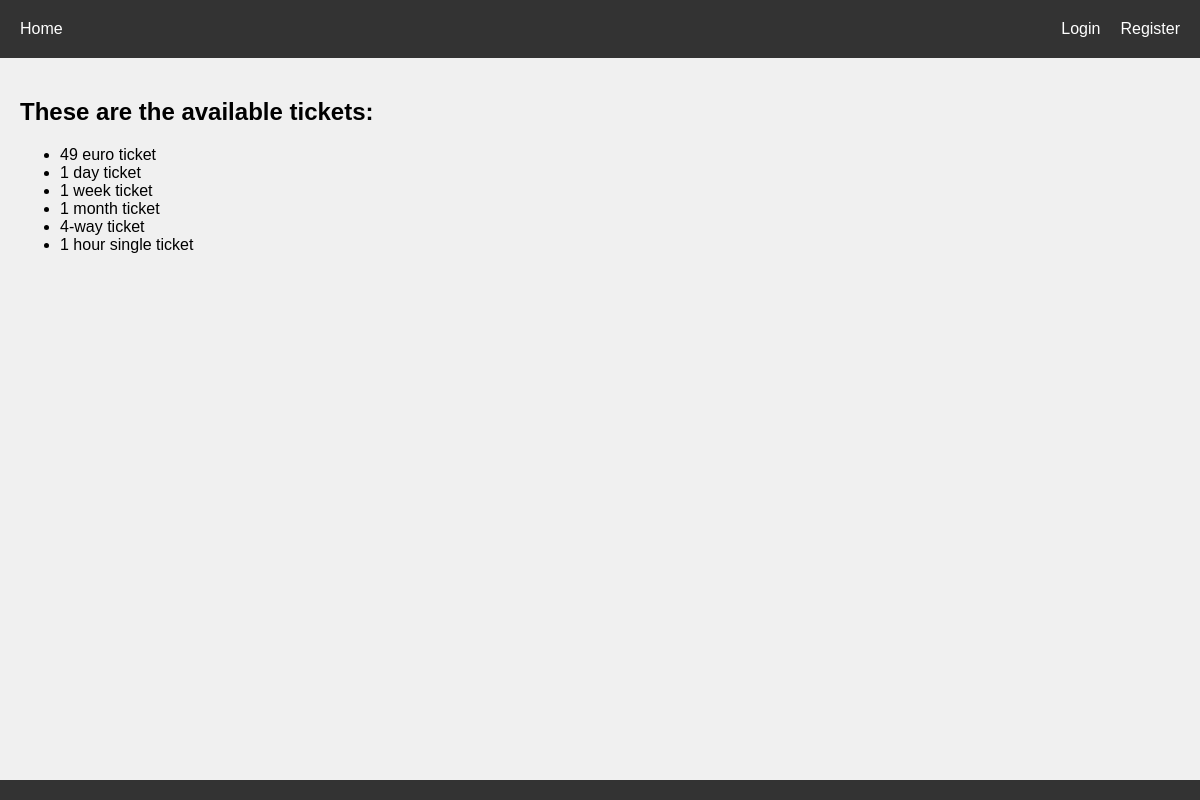
The page /tickets/tickets on the database its author committed.
### tickets/models.py (models this page shows, shortened)
class Tickets(models.Model):
    name = models.CharField(max_length=24)
    text = models.TextField()
    created = models.DateTimeField(auto_now_add=True)
    duration = models.IntegerField(help_text="Duration in days", default=1)

### tickets/views.py (the view)
# urls.py: path('tickets', views.list),
def list(request):
    all_tickets = Tickets.objects.all()
    return render(request, 'tickets/tickets_list.html', {'tickets': all_tickets})

### tickets/templates/tickets/tickets_list.html
{% extends "base.html" %}
{% block content %}
<h2>These are the available tickets:</h2>
    <ul>
        {% for ticket in tickets %}
            <li>{{ ticket.name }}</li>
        {% endfor %}
    </ul>
{% endblock %}

### static/css/style.css (style rules this page uses)
body { font-family: Arial, sans-serif; background-color: #f0f0f0; margin: 0; padding: 0; }

### rows shown on the page
Tickets: name "49 euro ticket"
Tickets: name "1 day ticket"
Tickets: name "1 week ticket"
Tickets: name "1 month ticket"
Tickets: name "4-way ticket"
Tickets: name "1 hour single ticket"
